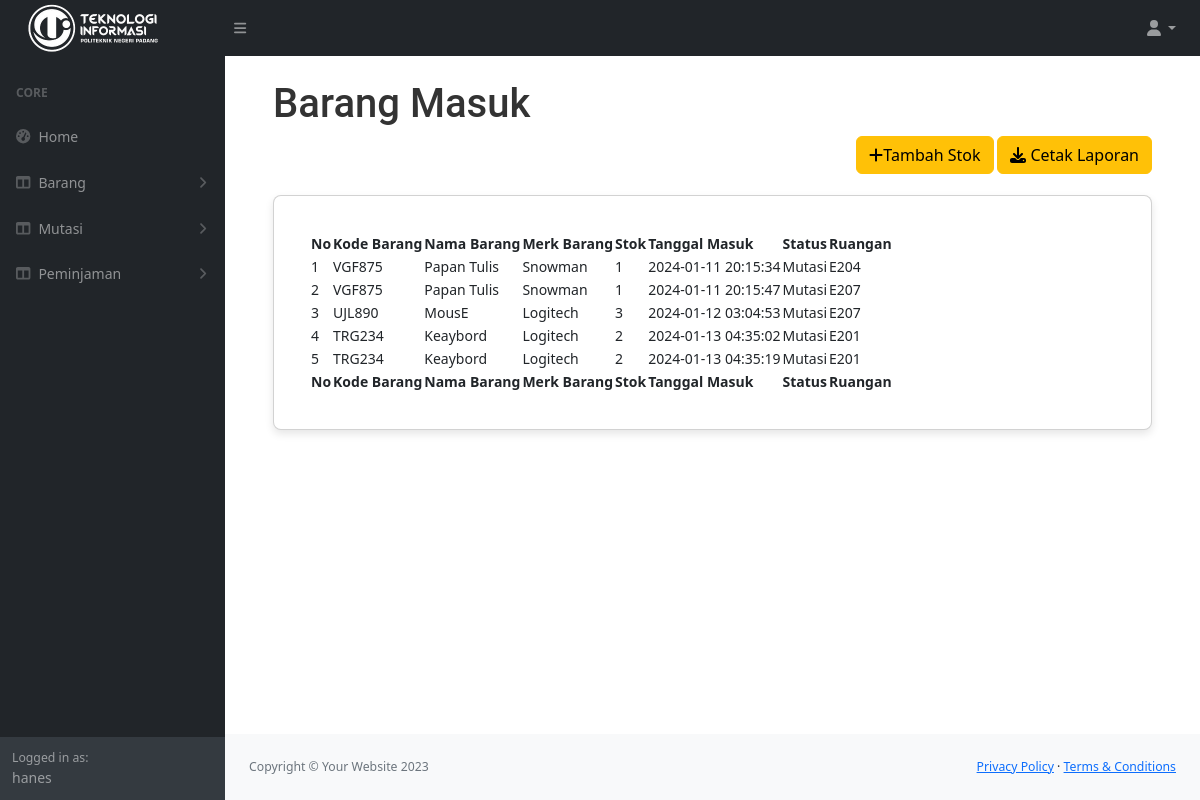
The page /index.php?page=barang&aksi=datastok (signed in) on the database its author committed.
### tables this page shows
CREATE TABLE `stok` (
  `kode` varchar(20) NOT NULL,
  `jumlah` varchar(20) NOT NULL,
  `tanggal` timestamp NOT NULL DEFAULT current_timestamp() ON UPDATE current_timestamp(),
  `status` varchar(50) NOT NULL,
  `ruangan` varchar(100) NOT NULL
);

CREATE TABLE `barang` (
  `kode` varchar(20) NOT NULL,
  `nama` varchar(50) NOT NULL,
  `merk` varchar(50) NOT NULL,
  `stok` varchar(50) NOT NULL DEFAULT '0',
  `satuan` varchar(50) NOT NULL
);

### barang.php (the view, shortened to what this page needs)
<?php
    $aksi=isset($_GET['aksi']) ? $_GET['aksi']: 'barang';
    switch ($aksi) {
            ?>
            <?php
        case 'datastok':
            ?>
            <main>
                <div class="container-fluid px-4">
                <h1 class="mt-4"> Barang Masuk </h1>
                    <?php if($_SESSION['level']=='admin'){?>
                        <div style="text-align: right;">
                            <a button type="button-left" class="btn btn-warning" data-toggle="modal" data-target="#inputstok" href="index.php?page=barang&aksi=inputbarang"><i class="fas fa-plus"></i>Tambah Stok</a>
                            <a button type="button-left" class="btn btn-warning" data-toggle="modal" data-target="#cetak" href="index.php?page=barang&aksi=inputbarang"><i class="fas fa-download"></i> Cetak Laporan</a>
                        </div>
                    <?php }?>
                    <br>
                    <div class="card mb-4">
                        <div class="card-body">
                            <table id="datatablesSimple">
                                <thead>
                                    <tr>
                                        <th>No</th>
                                        <th>Kode Barang</th>
                                        <th>Nama Barang</th>
                                        <th>Merk Barang</th>
                                        <th>Stok</th>
                                        <th>Tanggal Masuk</th>
                                        <th>Status</th>
                                        <th>Ruangan</th>
                                    </tr>
                                </thead>
                                <tfoot>
                                    <tr>
                                        <th>No</th>
                                        <th>Kode Barang</th>
                                        <th>Nama Barang</th>
                                        <th>Merk Barang</th>
                                        <th>Stok</th>
                                        <th>Tanggal Masuk</th>
                                        <th>Status</th>
                                        <th>Ruangan</th>
                                    </tr>
                                </tfoot>
                                <tbody>
                                    <?php
                                        $query = "SELECT * FROM stok LEFT JOIN barang ON stok.kode=barang.kode" ;
                                        $result = $db->query($query);
                                        $no=1;
                                        foreach($result as $row):
                                    ?>
                                    <tr>
                                        <td><?= $no++ ?></td>
                                        <td><?= $row['kode'] ?></td>
                                        <td><?= $row['nama'] ?></td>
                                        <td><?= $row['merk'] ?></td>
                                        <td><?= $row['jumlah'] ?></td>
                                        <td><?= $row['tanggal'] ?></td>
                                        <td><?= $row['status'] ?></td>
                                        <td><?= $row['ruangan']?></td>
                                    </tr>
                                    <?php endforeach; ?>
                                </tbody>
                            </table>
                        </div>
                    </div>
                </div>
            </main>
            <?php
        break;
    }
?>

### index.php (style rules this page uses)
.card { background-color: #fff; border-radius: 8px; box-shadow: 0 4px 8px rgba(0, 0, 0, 0.1); padding: 20px; margin-bottom: 20px; flex: 1; }
.mt-4 { font-family: 'Roboto', sans-serif; font-weight: 500; color: #333; }

### rows shown on the page
stok: barang.kode "VGF875", barang.nama "Papan Tulis", barang.merk "Snowman", jumlah "1", tanggal "2024-01-11 20:15:34", status "Mutasi", ruangan "E204"
stok: barang.kode "VGF875", barang.nama "Papan Tulis", barang.merk "Snowman", jumlah "1", tanggal "2024-01-11 20:15:47", status "Mutasi", ruangan "E207"
stok: barang.kode "UJL890", barang.nama "MousE", barang.merk "Logitech", jumlah "3", tanggal "2024-01-12 03:04:53", status "Mutasi", ruangan "E207"
stok: barang.kode "TRG234", barang.nama "Keaybord", barang.merk "Logitech", jumlah "2", tanggal "2024-01-13 04:35:02", status "Mutasi", ruangan "E201"
stok: barang.kode "TRG234", barang.nama "Keaybord", barang.merk "Logitech", jumlah "2", tanggal "2024-01-13 04:35:19", status "Mutasi", ruangan "E201"

### other values the page prints
$_SESSION['nama'] "hanes"
